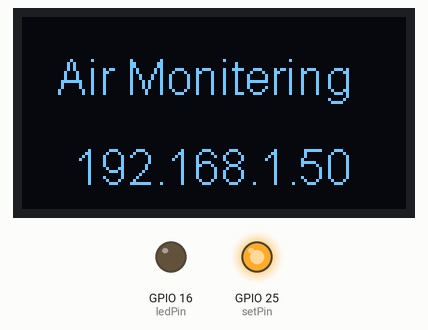
The program below on a simulated ESP32. Shown: 128×64 one-colour display, output pins drawn as LEDs (lit = HIGH). WiFi joins after 1.5 s; servers stay silent unless stated; storage starts empty; what the program prints to the serial monitor is not drawn.

Above: at 2.1 s.
At 10.13 s:
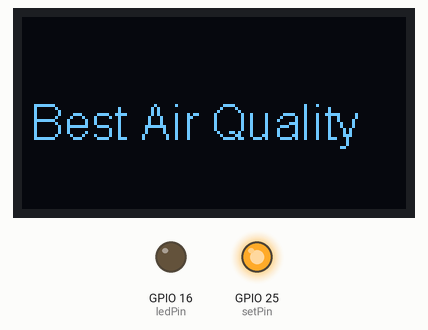
At 15.2 s:
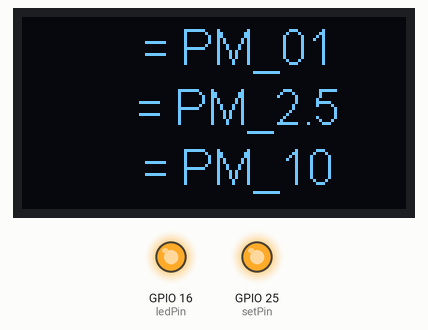
At 35.2 s:
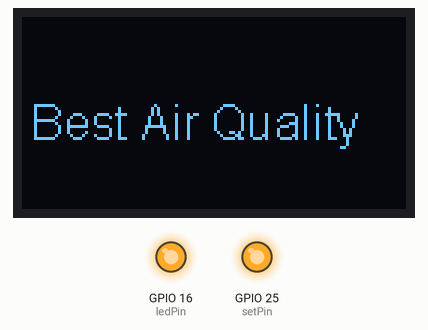
Timing chart, 0 to 36.7 s (numbered marks = the images above):
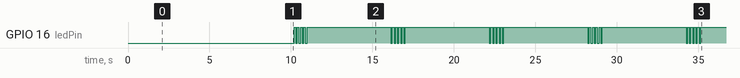

Measured:
- by itself, GPIO 16 (ledPin): repeats every 6.0 s: 3 × (LOW 0.10 s, HIGH 0.10 s), LOW 0.10 s, HIGH 5.1 s, LOW 0.10 s, HIGH 0.10 s
- what the display in image 0 shows lasts 7.0 s, from 2.1 s to 9.1 s
- what the display in image 1 shows lasts 5.0 s, from 10.1 s to 15.1 s
- what the display in image 2 shows lasts 1.0 s, from 15.1 s to 16.1 s

The program:

main.cpp
```cpp
#include "SSD1306.h"
#include "WiFi.h"
#include "ESPAsyncWebServer.h"
#include "WiFiClient.h"
#include "SPIFFS.h"

#include <Arduino.h>
#define LENG 31 //0x42 + 31 bytes equal to 32 bytes
#define RXD2 27 // PMS
#define TXD2 26 // PMS

unsigned char buf[LENG];

String PM01Value;  //define PM1.0 value of the air detector module
String PM2_5Value; //define PM2.5 value of the air detector module
String PM10Value;  //define PM10.0 value of the air detector module

uint8_t ledPin = 16;         // Blue Led
uint8_t setPin = 25;       // set pin
SSD1306 display(0x3c, 5, 4); // Display

const char *ssid = "Ondraszek";
const char *password = "340@brij";

IPAddress local_IP(192, 168, 2, 104); // Set your Static IP address
IPAddress gateway(192, 168, 1, 1);    // Set your Gateway IP address
IPAddress subnet(255, 255, 0, 0);
IPAddress primaryDNS(8, 8, 8, 8);   //optional
IPAddress secondaryDNS(8, 8, 4, 4); //option

bool x = true;
String x1, x2_5, x10;
String y01;
String y2_5, y10;
int int2_5 = 0; //  Global variable for Alert message

AsyncWebServer server(80);

String transmitPM01(unsigned char *thebuf) //Translating data for PM 1.0
{
  int PM01Val;
  PM01Val = ((thebuf[3] << 8) + thebuf[4]);
  return String(PM01Val);
}

String transmitPM2_5(unsigned char *thebuf) //Translating data for PM 2.5
{
  int PM2_5Val;
  PM2_5Val = ((thebuf[5] << 8) + thebuf[6]);
  return String(PM2_5Val);
}

String transmitPM10(unsigned char *thebuf) //Translating data for PM 10.0
{
  int PM10Val;
  PM10Val = ((thebuf[7] << 8) + thebuf[8]);
  return String(PM10Val + 1);
}

void setup()
{
  Serial.begin(9600);
  Serial1.begin(9600, SERIAL_8N1, RXD2, TXD2);
  pinMode(ledPin, OUTPUT);

  pinMode(setPin, OUTPUT);
  digitalWrite(setPin, HIGH);
  //delay(10);
  //digitalWrite(setPin,LOW);


  WiFi.mode(WIFI_STA);
  //WiFi.softAP(ssid, password);
  WiFi.begin(ssid, password); //Wifi begin
  while (WiFi.status() != WL_CONNECTED)
  {
    delay(2000);
    Serial.println("Connecting to WiFi..");
  }

  Serial.println(WiFi.localIP()); // Display Local IP to serial port

  if (!SPIFFS.begin()) // Spiffs Initialize
  {
    Serial.println("An Error has occurred while mounting SPIFFS");
    return;
  }

  // Route for root / web page
  server.on("/", HTTP_GET, [](AsyncWebServerRequest *request) {
    request->send(SPIFFS, "/index.html");
  });
  server.on("/pm1", HTTP_GET, [](AsyncWebServerRequest *request) {
    request->send_P(200, "text/plain", transmitPM01(buf).c_str());
  });
  server.on("/pm2.5", HTTP_GET, [](AsyncWebServerRequest *request) {
    request->send_P(200, "text/plain", transmitPM2_5(buf).c_str());
  });
  server.on("/pm10", HTTP_GET, [](AsyncWebServerRequest *request) {
    request->send_P(200, "text/plain", transmitPM10(buf).c_str());
  });
    server.on("/favicon.ico", HTTP_GET, [](AsyncWebServerRequest *request){
    request->send(SPIFFS, "/favicon.png", "image/png");
});

  server.begin(); // Server begin
  display.init(); //Display Initailize

 // display.flipScreenVertically();
  display.setFont(ArialMT_Plain_24);
  display.setTextAlignment(TEXT_ALIGN_CENTER_BOTH);
}

void loop()
{
  while(x == true)
  {
    display.clear();
    display.setFont(ArialMT_Plain_16);
    display.drawString(58, 20, " Air Monitering");
    display.drawString(63, 50, WiFi.localIP().toString());
    display.display();
    delay(6000);
    display.clear();
    x = false;
  }


  // while (Serial1.available())
  // {
  //   Serial.print(char(Serial1.read()), HEX);
  // }

  if (Serial1.find(0x42)) //start to read when detect 0x42
  {
    Serial1.readBytes(buf, LENG);
    if (buf[0] == 0x4d)
    {
      PM01Value = transmitPM01(buf);   //count PM1.0 value of the air detector module
      PM2_5Value = transmitPM2_5(buf); //count PM2.5 value of the air detector module
      PM10Value = transmitPM10(buf);   //count PM10 value of the air detector module
    }
  }

  Serial.print("PM1.0: ");
  Serial.print(PM01Value);
  x1 = PM01Value;
  display.setFont(ArialMT_Plain_16);
  display.drawString(15, 10, x1.c_str());
  display.drawString(70, 10, " = PM_01");
  Serial.println("  ug/m3");

  Serial.print("PM2.5: ");
  Serial.print(PM2_5Value);
  x2_5 = PM2_5Value;
  display.drawString(15, 30, x2_5.c_str());
  display.drawString(70, 30, " = PM_2.5");

  Serial.println("  ug/m3");
  Serial.print("PM1 0: ");
  Serial.print(PM10Value);
  x10 = PM10Value;
  display.drawString(15, 50, x10.c_str());
  display.drawString(70, 50, " = PM_10");
  Serial.println("  ug/m3");
  Serial.println();

  display.display();
  delay(1000);
  display.clear();

  int2_5 = x2_5.toInt();
  if (int2_5 <= 50)
  {
    display.clear();
    display.setFont(ArialMT_Plain_16);
    display.drawString(58, 35, "Best Air Quality");
    display.display();
    delay(10);
    display.clear();
  }
  else if (int2_5 > 50 || int2_5 <= 150)
  {
    display.clear();
    display.setFont(ArialMT_Plain_16);
    display.drawString(58, 35, "Good Air Quality!");
    display.display();
    delay(10);
    display.clear();
  }
  else
  {
    display.clear();
    display.setFont(ArialMT_Plain_16);
    display.drawString(58, 35, "Poor Air Quality ");
    display.display();
    delay(10);
    display.clear();
  }

  for (uint8_t n = 0; n < 5; n++)
  {
    digitalWrite(ledPin, LOW);
    delay(100);
    digitalWrite(ledPin, HIGH);
    delay(100);
  }
  delay(3000);
}

 
```
